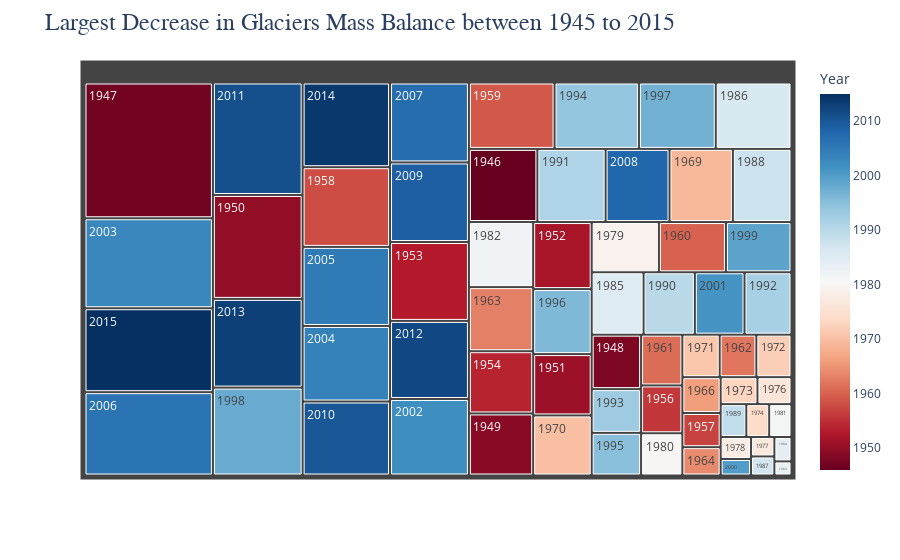

Notebook source saved alongside this figure:
### Code cell
fig = px.treemap(glaciers_df, path=["Year"], values="Decrease in mass balance",
                 color="Year", color_continuous_scale="RdBu")


fig.update_layout(
    title=dict(
        text="Largest Decrease in Glaciers Mass Balance between 1945 to 2015",
        font=dict(
            family="Arial",
            size=24
        )
    )
)

fig.show()

### Figure 1 — Plotly figure (JSON) as saved in the notebook; plotly's stock layout.template omitted (floating-point values rounded to 4 significant figures)
{"data": [{"branchvalues": "total", "customdata": [[null], [1946.0], [1947], [1948], [1949], [1950], [1951.0], [1952.0], [1953.0], [1954], [1955], [1956], [1957], [1958.0], [1959], [1960], [1961], [1962], [1963], [1964.0], [1965], [1966], [1967], [1968], [1969], [1970.0], [1971.0], [1972], [1973], [1974], [1975.0], [1976], [1977.0], [1978.0], [1979.0], [1980], [1981], [1982], [1983.0], [1984], [1985.0], [1986], [1987], [1988], [1989], [1990.0], [1991.0], [1992], [1993], [1994], [1995], [1996], [1997], [1998], [1999], [2000], [2001], [2002.0], [2003.0], [2004], [2005], [2006.0], [2007.0], [2008], [2009], [2010.0], [2011.0], [2012], [2013], [2014], [2015]], "domain": {"x": [0, 1], "y": [0, 1]}, "hovertemplate": "labels=%{label}<br>Decrease in mass balance=%{value}<br>parent=%{parent}<br>id=%{id}<br>Year=%{color}<extra></extra>", "ids": ["1945", "1946", "1947", "1948", "1949", "1950", "1951", "1952", "1953", "1954", "1955", "1956", "1957", "1958", "1959", "1960", "1961", "1962", "1963", "1964", "1965", "1966", "1967", "1968", "1969", "1970", "1971", "1972", "1973", "1974", "1975", "1976", "1977", "1978", "1979", "1980", "1981", "1982", "1983", "1984", "1985", "1986", "1987", "1988", "1989", "1990", "1991", "1992", "1993", "1994", "1995", "1996", "1997", "1998", "1999", "2000", "2001", "2002", "2003", "2004", "2005", "2006", "2007", "2008", "2009", "2010", "2011", "2012", "2013", "2014", "2015"], "labels": ["1945", "1946", "1947", "1948", "1949", "1950", "1951", "1952", "1953", "1954", "1955", "1956", "1957", "1958", "1959", "1960", "1961", "1962", "1963", "1964", "1965", "1966", "1967", "1968", "1969", "1970", "1971", "1972", "1973", "1974", "1975", "1976", "1977", "1978", "1979", "1980", "1981", "1982", "1983", "1984", "1985", "1986", "1987", "1988", "1989", "1990", "1991", "1992", "1993", "1994", "1995", "1996", "1997", "1998", "1999", "2000", "2001", "2002", "2003", "2004", "2005", "2006", "2007", "2008", "2009", "2010", "2011", "2012", "2013", "2014", "2015"], "marker": {"coloraxis": "coloraxis", "colors": [null, 1946.0, 1947, 1948, 1949, 1950, 1951.0, 1952.0, 1953.0, 1954, 1955, 1956, 1957, 1958.0, 1959, 1960, 1961, 1962, 1963, 1964.0, 1965, 1966, 1967, 1968, 1969, 1970.0, 1971.0, 1972, 1973, 1974, 1975.0, 1976, 1977.0, 1978.0, 1979.0, 1980, 1981, 1982, 1983.0, 1984, 1985.0, 1986, 1987, 1988, 1989, 1990.0, 1991.0, 1992, 1993, 1994, 1995, 1996, 1997, 1998, 1999, 2000, 2001, 2002.0, 2003.0, 2004, 2005, 2006.0, 2007.0, 2008, 2009, 2010.0, 2011.0, 2012, 2013, 2014, 2015]}, "name": "", "parents": ["", "", "", "", "", "", "", "", "", "", "", "", "", "", "", "", "", "", "", "", "", "", "", "", "", "", "", "", "", "", "", "", "", "", "", "", "", "", "", "", "", "", "", "", "", "", "", "", "", "", "", "", "", "", "", "", "", "", "", "", "", "", "", "", "", "", "", "", "", "", ""], "type": "treemap", "values": [0, 0.54, 1.88, 0.29, 0.43, 1.005, 0.387, 0.423, 0.671, 0.431, -0.222, 0.213, 0.141, 0.751, 0.613, 0.363, 0.226, 0.168, 0.444, 0.117, -0.391, 0.148, -0.107, -0.06, 0.5, 0.379, 0.171, 0.161, 0.107, 0.081, -0.075, 0.099, 0.049, 0.072, 0.364, 0.188, 0.079, 0.451, 0.026, 0.045, 0.349, 0.542, 0.048, 0.462, 0.091, 0.345, 0.538, 0.316, 0.233, 0.604, 0.227, 0.41, 0.55, 0.85, 0.355, 0.054, 0.334, 0.651, 1.246, 0.712, 0.745, 1.154, 0.68, 0.504, 0.677, 0.697, 1.088, 0.664, 0.858, 0.798, 1.162]}], "layout": {"coloraxis": {"colorbar": {"title": {"text": "Year"}}, "colorscale": [[0, "rgb(103,0,31)"], [0.1, "rgb(178,24,43)"], [0.2, "rgb(214,96,77)"], [0.3, "rgb(244,165,130)"], [0.4, "rgb(253,219,199)"], [0.5, "rgb(247,247,247)"], [0.6, "rgb(209,229,240)"], [0.7, "rgb(146,197,222)"], [0.8, "rgb(67,147,195)"], [0.9, "rgb(33,102,172)"], [1, "rgb(5,48,97)"]]}, "legend": {"tracegroupgap": 0}, "margin": {"t": 60}, "title": {"font": {"family": "Arial", "size": 24}, "text": "Largest Decrease in Glaciers Mass Balance between 1945 to 2015"}}}
